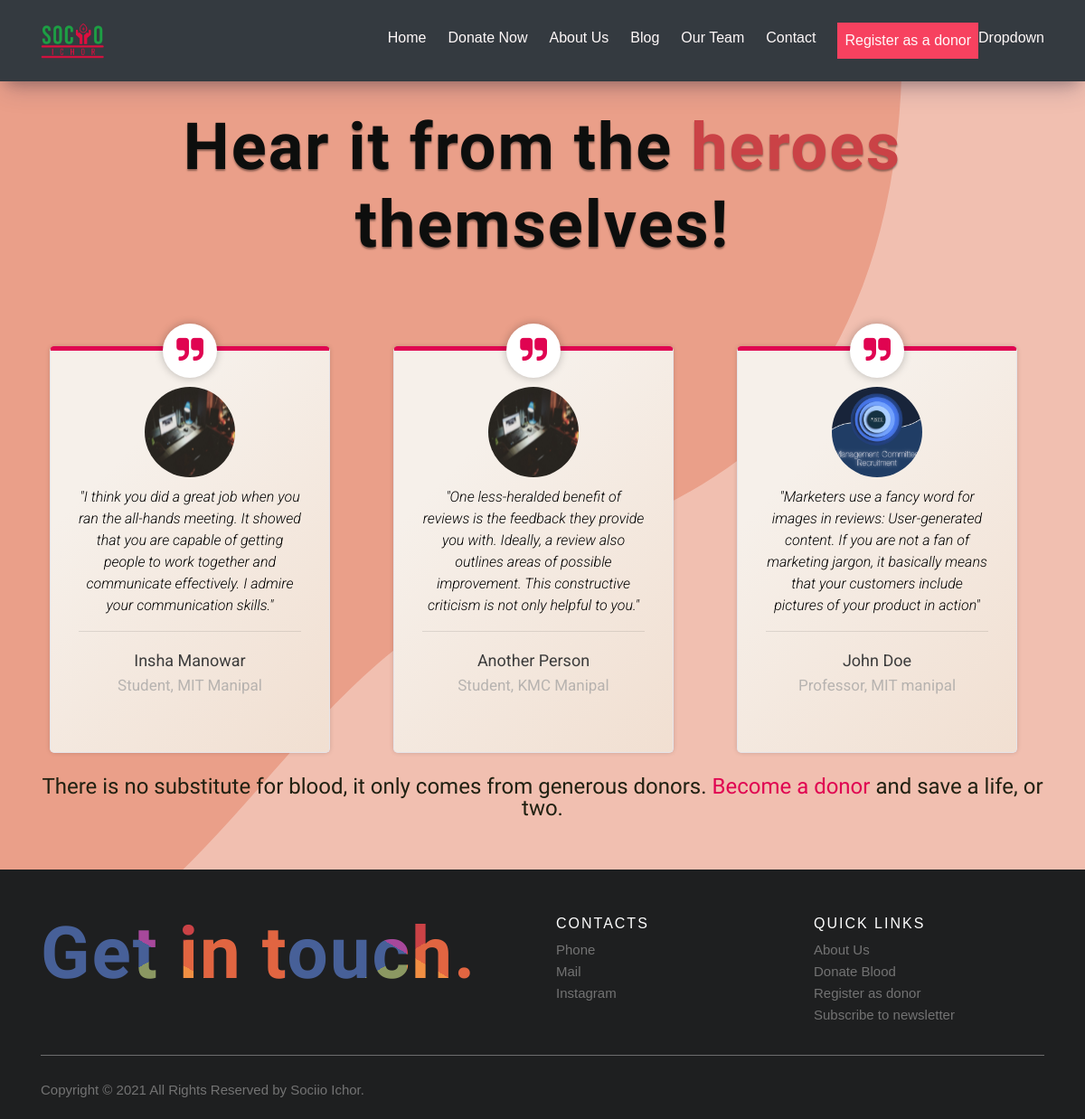
The app's page /reviews/ with its own data.
### home/models.py (models this page shows)
class DonorRequest(models.Model):
    full_name = models.CharField(max_length=200, default='')
    date_of_birth = models.DateField(default=None, blank=False)
    email_id = models.EmailField(max_length=200)
    phone = models.CharField(max_length=11, default='')
    city = models.ForeignKey(cities, null=False, max_length=255, on_delete=models.CASCADE )
    state = models.ForeignKey(states, null=False, max_length=255, on_delete=models.CASCADE)
    pin_code = models.IntegerField(default=False)
    I_agree_to_the_terms_and_conditions_stated_below = models.BooleanField(blank=False,  default=True)
    blood_group = models.CharField(
        max_length=4, choices=BG_CHOICES, default=None
    )
    comment = models.TextField(default='', null=True, blank=True)
    designation = models.TextField(default='', null=True, blank=True)
    photo = models.ImageField(upload_to=upload_review_photo, blank=True, default=None, null=True)

### home/views.py (the view)
# urls.py: path('reviews/', views.donor_review, name='donor_review'),
def donor_review(request):
    review = DonorRequest.objects.all()
    return render(request, 'home/review.html', {'review':review})

### home/templates/home/review.html (shortened to what this page needs)
{% extends 'home/base.html' %}
{% block content %}
<div class="container" style="margin-top: 10%;">
<h1 class="ichor-title"> Hear it from the <span>heroes</span> themselves! </h1>
   <div class="row">
    {% for r in review %}
    {% if r.comment %}
        <div class="col-lg-4" style="height:500px">
        <figure class="snip1533 card" style="margin-top: 10%; height:90%; background-color: #f1dfd1;
        background-image: linear-gradient(315deg, #f1dfd1 0%, #f6f0ea 74%);" >
            <figcaption>
              <blockquote >
                <img style="width:100px; height:100px; border-radius:50%" src="{{ r.photo.url }}">
                 <p class="text-center"> "{{ r.comment }}" </p> <hr>
              </blockquote>
              <h3>{{ r.full_name }}</h3>
              <h4>{{ r.designation  }}</h4>
            </figcaption>
          </figure>
       </div>
    {% endif %}
    {% endfor %}
   </div>
</div>
  <div class="container">
      <div class="row">
      <div class="col-lg-12 promo-text">
      <p  style="font-family:Oswald;"> There is no substitute for blood, it only comes from generous donors. <a class="link-new" href="{% url 'home:donor' %}">Become a donor</a> and save a life, or two.</p>
      </div>
      </div>
      </div>
{% endblock content %}

### home/static/home/base-style.css (style rules this page uses)
body { font-family: 'Poppins', sans-serif; font-size: 16px; line-height: 24px; font-weight: 400; width: 100%; color: #212112; background-color: #cc5577; background-size: cover; background-attachment: fixed; overflow-x: hidden !important; transition: all 200ms linear; }
h1 { font-size: 48px; line-height: 1.2; font-weight: 700; color: #212112; text-align: center; }
p { text-align: left; margin: 0; padding-top: 10px; opacity: 1; transform: translate(0); transition: all 300ms linear; transition-delay: 1700ms; }
h1 span { display: inline-block; transition: all 300ms linear; opacity: 1; transform: translate(0); }
h1 span:nth-child(1) { transition-delay: 1000ms; }
.card { border: 0; box-shadow: rgba(0, 0, 0, 0.25) 0px 0.0625em 0.0625em, rgba(0, 0, 0, 0.25) 0px 0.125em 0.5em, rgba(255, 255, 255, 0.1) 0px 0px 0px 1px inset; }
.card { position: relative; display: flex; flex-direction: column; min-width: 0; word-wrap: break-word; background-color: #ffffff; background-clip: border-box; border: 1px solid #e6e4e9; border-radius: 8px; min-height: 255px; }

### home/templates/home/review.html (style rules this page uses)
.snip1533 { box-shadow: 0 0 5px rgba(0, 0, 0, 0.15); color: #9e9e9e; display: inline-block; font-family: 'Roboto', Arial, sans-serif; font-size: 16px; margin: 35px 10px 10px; max-width: 310px; min-width: 250px; position: relative; text-align: center; width: 100%; background-color: #ffffff; border-radius: 5px; border-top: 5px solid #e00451; }
.snip1533 *, .snip1533 *:before { -webkit-box-sizing: border-box; box-sizing: border-box; -webkit-transition: all 0.1s ease-out; transition: all 0.1s ease-out; }
.snip1533 figcaption { padding: 13% 10% 12%; }
.snip1533 figcaption:before { -webkit-transform: translateX(-50%); transform: translateX(-50%); background-color: #fff; border-radius: 50%; box-shadow: 0 0 10px rgba(0, 0, 0, 0.25); color: #e00451; content: "\f10e"; font-family: 'FontAwesome'; font-size: 32px; font-style: normal; left: 50%; line-height: 60px; position: absolute; top: -30px; width: 60px; }
.snip1533 h3 { color: #3c3c3c; font-size: 18px; font-weight: 400; line-height: 24px; margin: 10px 0 5px; }
.snip1533 h4 { font-weight: 400; margin: 0; opacity: 0.7; font-size: 17px; }
.snip1533 blockquote { font-style: italic; font-weight: 300; margin: 0 0 20px; color:black; }
.promo-text p { text-align:center; font-size: 150%; margin-bottom: 5%; }
.link-new { text-decoration:none; color:#e00451; }
.ichor-title { font-family:Oswald; font-size: 4.5rem; letter-spacing: 2px; font-weight: 700; color: rgb(13, 14, 13) !important; text-shadow: 0px 2px 2px rgba(7, 3, 3, 0.4); margin-bottom:5%; }
.ichor-title span { font-family:Oswald; font-size: 4.5rem; letter-spacing: 2px; font-weight: 700; color: #CA4246; }

### records on screen
DonorRequest: photo (picture), comment "I think you did a great job when you ran the all-hands meeting. It showed that you are capable of getting people to work together and communicate effectively. I admire your communication skills.", full_name "Insha Manowar", designation "Student, MIT Manipal"
DonorRequest: photo (picture), comment "One less-heralded benefit of reviews is the feedback they provide you with. Ideally, a review also outlines areas of possible improvement. This constructive criticism is not only helpful to you.", full_name "Another Person", designation "Student, KMC Manipal"
DonorRequest: photo (picture), comment "Marketers use a fancy word for images in reviews: User-generated content. If you are not a fan of marketing jargon, it basically means that your customers include pictures of your product in action", full_name "John Doe", designation "Professor, MIT manipal"
